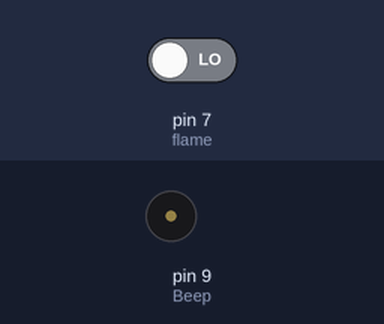
Bench run of a sketch on a simulated Arduino Uno, built with avr-gcc and run on an emulated ATmega328P. Parts: buzzer (waves = sounding, pin HIGH). The test bench sets the inputs (shaded band); at power-on: pin 7 (flame) LOW.

Above: at 1.8 s.
1.9 s: pin 7 (flame) driven HIGH
At 3.0 s:
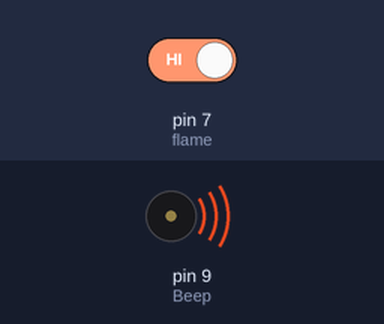
3.5 s: pin 7 (flame) driven LOW
At 4.1 s:
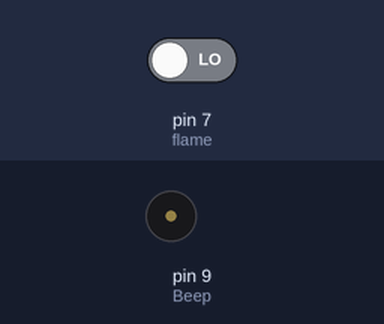
Timing chart, 0 to 6.5 s (numbered marks = the images above; inputs shaded):
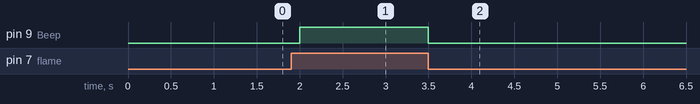

Measured:
- after the input at 1.9 s, pin 9 (Beep): LOW → HIGH after 0.10 s
- after the input at 3.5 s, pin 9 (Beep): HIGH → LOW at once

The sketch:

lesson_10.ino
```cpp
int flame=7;//定义火焰接口为数字7 接口
int Beep=9;//定义蜂鸣器接口为数字9 接口
void setup()
{
 pinMode(Beep,OUTPUT);//定义Beep为输出接口
 pinMode(flame,INPUT);//定义flame为输入接口
 }
void loop()
{
  int val=digitalRead(flame);//读取火焰传感器
  if(val==HIGH)//当数字口7为高电平时蜂鸣器鸣响
  {
   digitalWrite(Beep,HIGH);
   }else
   {
     digitalWrite(Beep,LOW);
    }
   delay(500);
}
```
